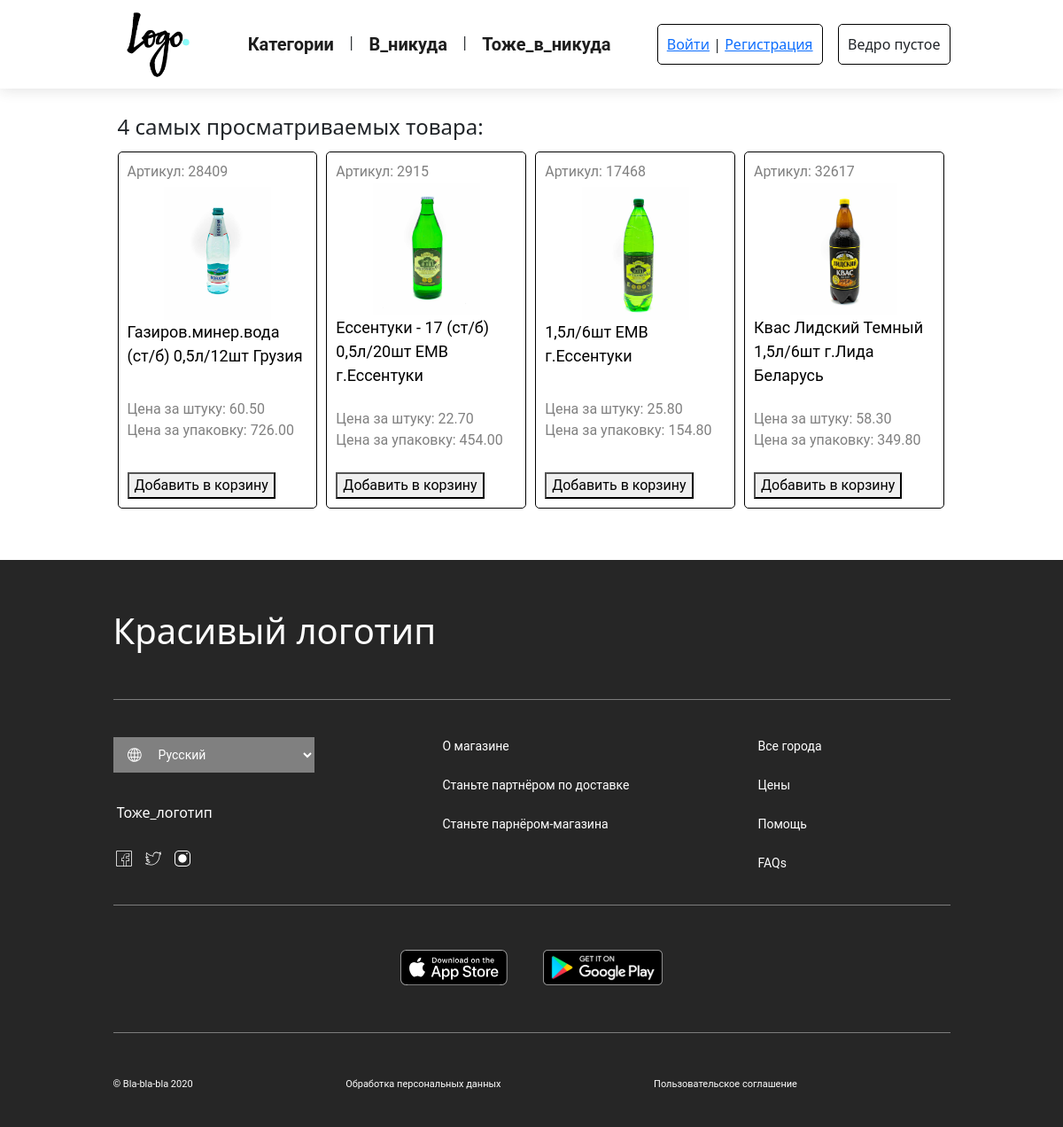
The app's page /, older data.
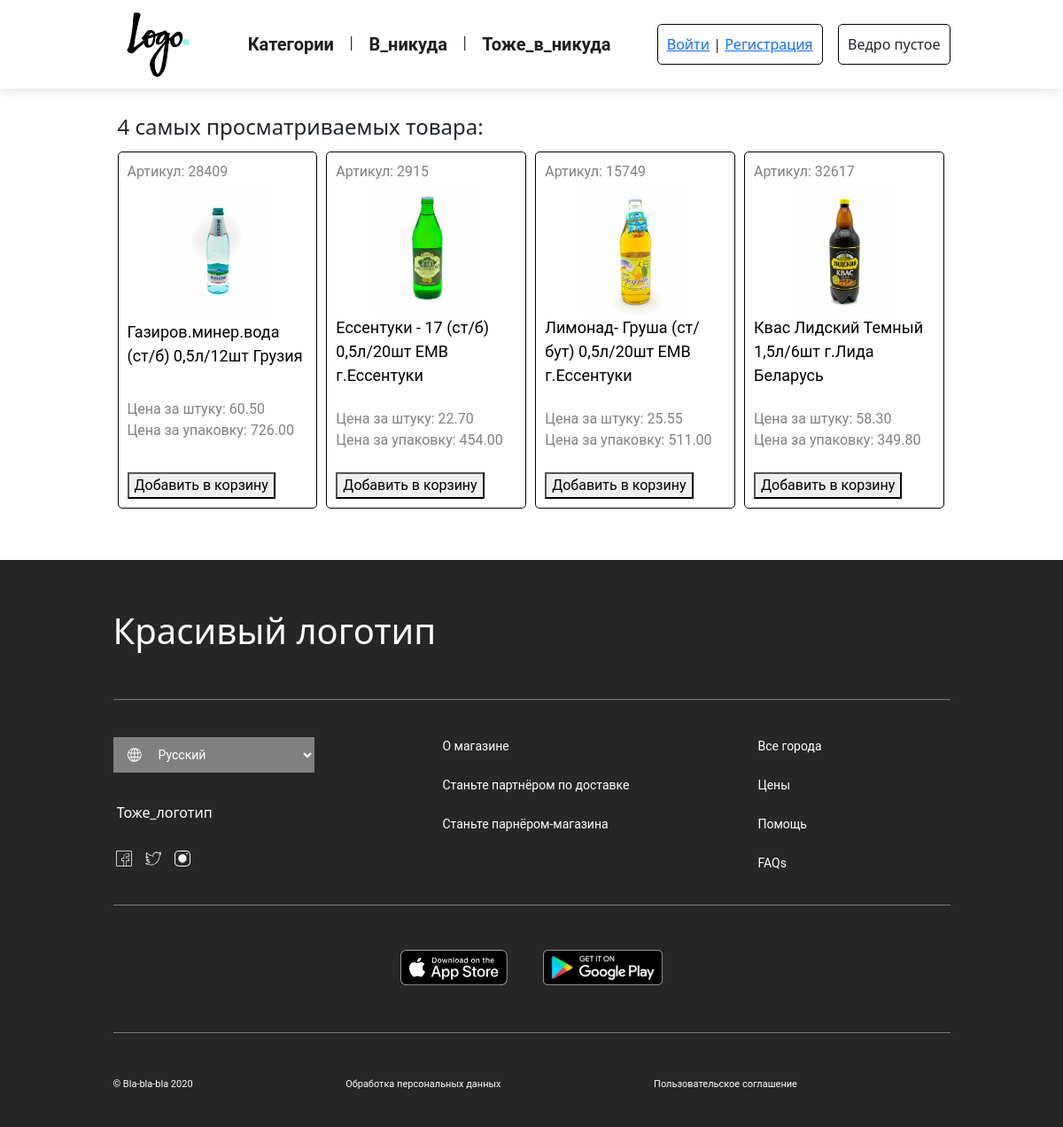
The same page, newer data.
### main/models.py (models this page shows, shortened)
class Product(models.Model):
    title = models.CharField(max_length=150, verbose_name='Название')
    article = models.IntegerField(verbose_name='Артикул', unique=True)
    description = models.TextField(verbose_name='Описание', blank=True)
    category = models.ForeignKey(Category, on_delete=models.CASCADE, verbose_name='Категория')
    main_image = models.ImageField(verbose_name='Главное изображение', upload_to='product_photo/', blank=True)
    price_unit = models.DecimalField(max_digits=9, decimal_places=2, verbose_name='Цена за штуку')
    price_pack = models.DecimalField(max_digits=9, decimal_places=2, verbose_name='Цена за упаковку', blank=True)
    created_at = models.DateTimeField(auto_now_add=True, verbose_name='Дата добавления')
    update_at = models.DateTimeField(auto_now=True, verbose_name='Дата обновления')
    is_published = models.BooleanField(default=True, verbose_name='Публикация')
    views = models.IntegerField(default=0, verbose_name='Кол-во просмотров')
    class Meta:
        verbose_name = "Товар"
        verbose_name_plural = "Товары"
        ordering = ['-views']

### main/views.py (the view)
# urls.py: path('', main_page, name='main_page'),
def main_page(request):
    products = Product.objects.order_by('-views')[:4]
    context = {'products': products}
    return render(request, 'main/main_page.html', context)

### cart/cart.py (called while the page is built)
    def __len__(self):
        return sum(item['quantity'] for item in self.cart.values())

### cart/context_processors/cart_context_processor.py (called while the page is built)
def cart(request):
    cart = Cart(request)
    context = {'cart': cart}
    return context

### main/templates/main/main_page.html (shortened to what this page needs)
{% extends "base.html" %}
{% load static %}
{% block for_connect_another %}<link rel="stylesheet" href="{% static 'main/css/main_page.css' %}">{% endblock%}
{% block content %}
<h4>4 самых просматриваемых товара:</h4>
<div class="main_products">
    {% for product in products %}
        <div class="main_product">
            <div class="articl">Артикул: {{ product.article }}</div>
            <a href="/product/{{ product.pk }}">
                <div class="product_img"><img src="{{ product.main_image.url }}" alt=""></div>
                <div class="product_title">{{product.title}}</div>
            </a>
            <br>
            <div class="prices">
                <div>Цена за штуку: {{ product.price_unit }}</div>
                <div>Цена за упаковку: {{ product.price_pack }}</div>
            </div>
            <br>
            <div class="cart">
              <form method="POST" class="cart_form">
                  <button type="submit" class="button">Добавить в корзину</button>
              </form>
          </div>
        </div>
    {% endfor %}
</div>
{% endblock%}

### internet_shop/templates/base.html (shortened to what this page needs)
{% load static %}
<!DOCTYPE html>
<html lang="ru">
<head>
    <link rel="stylesheet" href="{% static 'bootstrap/css/bootstrap.min.css' %}">
    <link rel="stylesheet" href="{% static 'css/base.css' %}">
    {% block for_connect_another %}{% endblock%}
</head>
<body>
    <div class="upper_band" id="upper">
        <div class="container_upper_band align_items_center">
            <div class="logo">
                <a href="{% url 'main_page' %}"><img src="{% static 'img/Logo.jpg' %}" alt=""></a>
            </div>
            <div class="links">
                <a href="{% url 'categories' %}">Категории</a> |
                <a href="#">В_никуда</a> |
                <a href="#">Тоже_в_никуда</a>
            </div>
            <div class="user_and_basket align_items_center">
                <div class="user">
                    {% if request.user.is_authenticated %}
                        {{ request.user.username }} | <a href="{% url 'logout' %}">Выйти</a>
                    {% else %}
                        <a href="{% url 'login' %}">Войти</a> | <a href="{% url 'register' %}">Регистрация</a>
                    {% endif %}
                </div>
                <div class="basket">
                    {% if cart|length > 0 %}
                        <a href="{% url 'cart' %}">Ведро:</a> {{ cart|length }} тов.
                    {% else %}
                        Ведро пустое
                    {% endif %}
                </div>
            </div>
        </div>
    </div>
    <br>
    <div class="container_content">
        {% block content %}
        {% endblock%}
    </div>
    <br>
    <br>
    <div class="footer">
        <div class="container_footer">
            <h1 class="footer_logo">Красивый логотип</h1>
            <div class="footer_menu">
                <div class="left_part_fotter_menu">
                    <div class="language">
                        <img src="{% static 'img/world.svg' %}" alt="">
                        <select>
                            <option>Русский</option>
                        </select>
                    </div>
                    <div class="hashtag">
                        <h6>Тоже_логотип</h6>
                    </div>
                    <div class="social_network">
                        <img src="{% static 'img/facebook.svg' %}" alt="">
                        <img src="{% static 'img/twitter.svg' %}" alt="">
                        <img src="{% static 'img/instagram.svg' %}" alt="">
                    </div>
                </div>
                <div class="center_part_footer_menu">
                    <a href="">О магазине</a>
                    <a href="">Станьте партнёром по доставке</a>
                    <a href="">Станьте парнёром-магазина</a>
                </div>
                <div class="right_part_footer_menu">
                    <a href="">Все города</a>
                    <a href="">Цены</a>
                    <a href="">Помощь</a>
                    <a href="">FAQs</a>
                </div>
            </div>
            <div class="apps">
                <img src="{% static 'img/App_Store.svg' %}" alt="">
                <img src="{% static 'img/android.svg' %}" alt="">
            </div>
            <div class="other">
                <a href="">© Bla-bla-bla 2020</a>
                <a href="">Обработка персональных данных</a>
                <a href="#upper">Пользовательское соглашение</a>
            </div>
        </div>
    </div>
</body>
</html>

### internet_shop/static/css/base.css (style rules this page uses)
body { margin: 0px; }
.align_items_center { display: flex; align-items: center; justify-content: space-between; }
.upper_band { width: 100%; box-shadow: 0px 0px 16px rgba(38, 38, 38, 0.16); }
.container_upper_band { width: 961px; margin: auto; padding-left: 8px; padding-right: 8px; }
.logo img { width: 100px; height: 100px; flex-basis: 10%; }
.links { flex-basis: 45%; display: flex; justify-content: space-around; }
.links a { text-decoration: none; font-family: Roboto; font-style: normal; font-size: 20px; font-weight: 600; color: #1D1D1D; }
.user_and_basket { flex-basis: 35%; display: flex; justify-content: space-between; }
.container_content { width: 961px; margin: auto; padding-left: 8px; padding-right: 8px; }
.user, .basket { padding: 10px; border: 1px solid black; border-radius: 5px; }
.footer { background-color: #262626; padding-bottom: 40px; }
.container_footer { width: 961px; margin: auto; padding-left: 8px; padding-right: 8px; }
.footer_logo { display: inline-block; color: #fff; margin-top: 56px; margin-bottom: 40px; }
.footer_menu { margin-top: 32px; display: flex; justify-content: space-between; }
.language { background:grey; width: 227px; height: 40px; display: flex; justify-content: flex-end; align-items: center; }
.language select { width: 180px; margin-left: 15px; border: none; background-color: rgba(155, 25, 25, 0); color: white; font-family: Roboto; font-style: normal; font-weight: normal; font-size: 14px; }
.language option { color:#fff; background: rgba(38, 38, 38, 1); }
.hashtag { margin-top: 33px; }
.hashtag h6 { display: inline-block; color: #fff; }
.social_network { margin-top: 20px; }
.social_network img { margin-right: 5px; }
.center_part_footer_menu, .right_part_footer_menu { display: flex; flex-direction: column; }
.center_part_footer_menu a, .right_part_footer_menu a { margin-bottom: 23px; color: white; text-decoration: none; font-family: Roboto; font-style: normal; font-weight: normal; font-size: 14px; }
.apps { margin-top: 40px; margin-bottom: 40px; display: flex; justify-content: center; }
.apps img { padding-left: 20px; padding-right: 20px; }
.other { margin-top: 40px; display: flex; justify-content: space-between; flex-wrap: wrap; }
.other a { color: white; text-decoration: none; font-family: Roboto; font-style: normal; font-weight: normal; font-size: 11px; }

### main/static/main/css/main_page.css (style rules this page uses)
h4 { padding: 5px; }
.main_products { display: flex; flex-direction: row; flex-wrap: wrap; }
.main_product { width: 23.9%; margin: 0px 5px; margin-bottom: 10px; padding: 10px; font-family: Roboto; font-style: normal; font-weight: normal; border: 1px solid black; border-radius: 5px; display: flex; flex-direction: column; justify-content: space-between; }
.main_product .articl, .prices { color: gray; }
.main_product a { text-decoration: none; color: black; font-size: 18px; }
.product_img { text-align: center; }
.product_img img { height: 150px; }
.cart_form { flex-direction: row; flex-wrap: nowrap; justify-content: space-between; }

Row changes from the older to the newer data that the page shows:
no longer on this page (row unchanged): Product: article "17468", main_image (picture), title "1,5л/6шт ЕМВ г.Ессентуки", price_unit "25.80", price_pack "154.80"
now on this page (row edited): Product: article "15749", main_image (picture), title "Лимонад- Груша (ст/бут) 0,5л/20шт ЕМВ г.Ессентуки", price_unit "25.55", price_pack "511.00"
